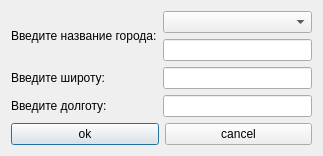
<?xml version="1.0" encoding="UTF-8"?>
<ui version="4.0">
 <class>Dialog</class>
 <widget class="QDialog" name="Dialog">
  <property name="geometry">
   <rect>
    <x>0</x>
    <y>0</y>
    <width>323</width>
    <height>146</height>
   </rect>
  </property>
  <property name="windowTitle">
   <string>Dialog</string>
  </property>
  <layout class="QGridLayout" name="gridLayout">
   <item row="0" column="0">
    <widget class="QLabel" name="label_3">
     <property name="text">
      <string>Введите название города:</string>
     </property>
    </widget>
   </item>
   <item row="0" column="1">
    <layout class="QVBoxLayout" name="verticalLayout">
     <item>
      <widget class="QComboBox" name="city_combo">
       <property name="sizePolicy">
        <sizepolicy hsizetype="Expanding" vsizetype="Expanding">
         <horstretch>0</horstretch>
         <verstretch>0</verstretch>
        </sizepolicy>
       </property>
      </widget>
     </item>
     <item>
      <widget class="QLineEdit" name="city_edit">
       <property name="sizePolicy">
        <sizepolicy hsizetype="Expanding" vsizetype="Expanding">
         <horstretch>0</horstretch>
         <verstretch>0</verstretch>
        </sizepolicy>
       </property>
      </widget>
     </item>
    </layout>
   </item>
   <item row="1" column="0">
    <widget class="QLabel" name="label">
     <property name="text">
      <string>Введите широту:</string>
     </property>
    </widget>
   </item>
   <item row="1" column="1">
    <widget class="QLineEdit" name="lat_edit"/>
   </item>
   <item row="2" column="0">
    <widget class="QLabel" name="label_2">
     <property name="text">
      <string>Введите долготу:</string>
     </property>
    </widget>
   </item>
   <item row="2" column="1">
    <widget class="QLineEdit" name="lon_edit"/>
   </item>
   <item row="3" column="0" colspan="2">
    <layout class="QHBoxLayout" name="horizontalLayout">
     <item>
      <widget class="QPushButton" name="ok_btn">
       <property name="sizePolicy">
        <sizepolicy hsizetype="Expanding" vsizetype="Fixed">
         <horstretch>0</horstretch>
         <verstretch>0</verstretch>
        </sizepolicy>
       </property>
       <property name="text">
        <string>ok</string>
       </property>
      </widget>
     </item>
     <item>
      <widget class="QPushButton" name="cancel_btn">
       <property name="sizePolicy">
        <sizepolicy hsizetype="Expanding" vsizetype="Fixed">
         <horstretch>0</horstretch>
         <verstretch>0</verstretch>
        </sizepolicy>
       </property>
       <property name="text">
        <string>cancel</string>
       </property>
      </widget>
     </item>
    </layout>
   </item>
  </layout>
 </widget>
 <resources/>
 <connections/>
</ui>
